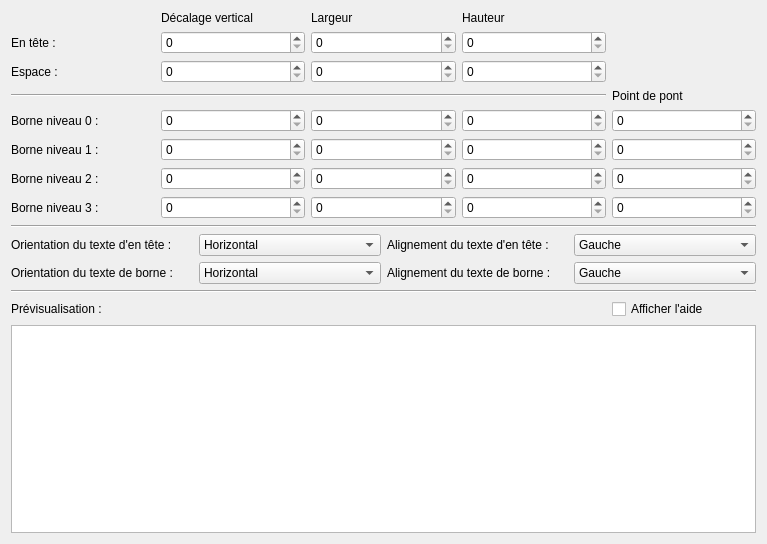
<?xml version="1.0" encoding="UTF-8"?>
<ui version="4.0">
 <class>TerminalStripLayoutEditor</class>
 <widget class="QWidget" name="TerminalStripLayoutEditor">
  <property name="geometry">
   <rect>
    <x>0</x>
    <y>0</y>
    <width>767</width>
    <height>544</height>
   </rect>
  </property>
  <layout class="QGridLayout" name="gridLayout">
   <property name="sizeConstraint">
    <enum>QLayout::SetMaximumSize</enum>
   </property>
   <item row="4" column="0">
    <widget class="QLabel" name="label_7">
     <property name="text">
      <string>Borne niveau 0 :</string>
     </property>
    </widget>
   </item>
   <item row="1" column="0">
    <widget class="QLabel" name="label">
     <property name="text">
      <string>En tête :</string>
     </property>
    </widget>
   </item>
   <item row="3" column="0" colspan="4">
    <widget class="Line" name="line">
     <property name="orientation">
      <enum>Qt::Horizontal</enum>
     </property>
    </widget>
   </item>
   <item row="12" column="0" colspan="5">
    <widget class="QGraphicsView" name="m_graphics_view"/>
   </item>
   <item row="3" column="4">
    <widget class="QLabel" name="label_18">
     <property name="text">
      <string>Point de pont</string>
     </property>
    </widget>
   </item>
   <item row="5" column="1">
    <widget class="QSpinBox" name="m_y_terminal_1_sb">
     <property name="maximum">
      <number>1000</number>
     </property>
    </widget>
   </item>
   <item row="8" column="0" colspan="5">
    <widget class="Line" name="line_5">
     <property name="orientation">
      <enum>Qt::Horizontal</enum>
     </property>
    </widget>
   </item>
   <item row="2" column="3">
    <widget class="QSpinBox" name="m_height_spacer_sb">
     <property name="maximum">
      <number>1000</number>
     </property>
    </widget>
   </item>
   <item row="0" column="1">
    <widget class="QLabel" name="label_3">
     <property name="text">
      <string>Décalage vertical</string>
     </property>
    </widget>
   </item>
   <item row="11" column="4">
    <widget class="QCheckBox" name="m_display_preview_help">
     <property name="text">
      <string>Afficher l'aide</string>
     </property>
    </widget>
   </item>
   <item row="1" column="2">
    <widget class="QSpinBox" name="m_width_header_sb">
     <property name="maximum">
      <number>1000</number>
     </property>
    </widget>
   </item>
   <item row="7" column="3">
    <widget class="QSpinBox" name="m_height_terminal_3_sb">
     <property name="maximum">
      <number>1000</number>
     </property>
    </widget>
   </item>
   <item row="5" column="4">
    <widget class="QSpinBox" name="m_bridge_point_1_sb">
     <property name="maximum">
      <number>1000</number>
     </property>
    </widget>
   </item>
   <item row="0" column="2">
    <widget class="QLabel" name="label_4">
     <property name="text">
      <string>Largeur</string>
     </property>
    </widget>
   </item>
   <item row="6" column="3">
    <widget class="QSpinBox" name="m_height_terminal_2_sb">
     <property name="maximum">
      <number>1000</number>
     </property>
    </widget>
   </item>
   <item row="2" column="1">
    <widget class="QSpinBox" name="m_y_spacer_sb">
     <property name="maximum">
      <number>1000</number>
     </property>
    </widget>
   </item>
   <item row="0" column="3">
    <widget class="QLabel" name="label_5">
     <property name="text">
      <string>Hauteur</string>
     </property>
    </widget>
   </item>
   <item row="11" column="0">
    <widget class="QLabel" name="label_2">
     <property name="text">
      <string>Prévisualisation :</string>
     </property>
    </widget>
   </item>
   <item row="1" column="1">
    <widget class="QSpinBox" name="m_y_header_sb">
     <property name="maximum">
      <number>1000</number>
     </property>
    </widget>
   </item>
   <item row="7" column="1">
    <widget class="QSpinBox" name="m_y_terminal_3_sb">
     <property name="maximum">
      <number>1000</number>
     </property>
    </widget>
   </item>
   <item row="4" column="1">
    <widget class="QSpinBox" name="m_y_terminal_0_sb">
     <property name="maximum">
      <number>1000</number>
     </property>
    </widget>
   </item>
   <item row="2" column="2">
    <widget class="QSpinBox" name="m_width_spacer_sb">
     <property name="maximum">
      <number>1000</number>
     </property>
    </widget>
   </item>
   <item row="6" column="2">
    <widget class="QSpinBox" name="m_width_terminal_2_sb">
     <property name="maximum">
      <number>1000</number>
     </property>
    </widget>
   </item>
   <item row="9" column="0" colspan="5">
    <widget class="QWidget" name="widget" native="true">
     <layout class="QGridLayout" name="gridLayout_2">
      <property name="leftMargin">
       <number>0</number>
      </property>
      <property name="topMargin">
       <number>0</number>
      </property>
      <property name="rightMargin">
       <number>0</number>
      </property>
      <property name="bottomMargin">
       <number>0</number>
      </property>
      <item row="1" column="3">
       <widget class="QComboBox" name="m_terminal_text_alignment_cb">
        <item>
         <property name="text">
          <string>Gauche</string>
         </property>
        </item>
        <item>
         <property name="text">
          <string>Centre</string>
         </property>
        </item>
        <item>
         <property name="text">
          <string>Droite</string>
         </property>
        </item>
       </widget>
      </item>
      <item row="0" column="3">
       <widget class="QComboBox" name="m_header_text_alignment_cb">
        <item>
         <property name="text">
          <string>Gauche</string>
         </property>
        </item>
        <item>
         <property name="text">
          <string>Centre</string>
         </property>
        </item>
        <item>
         <property name="text">
          <string>Droite</string>
         </property>
        </item>
       </widget>
      </item>
      <item row="0" column="2">
       <widget class="QLabel" name="label_15">
        <property name="text">
         <string>Alignement du texte d'en tête :</string>
        </property>
       </widget>
      </item>
      <item row="1" column="2">
       <widget class="QLabel" name="label_17">
        <property name="text">
         <string>Alignement du texte de borne :</string>
        </property>
       </widget>
      </item>
      <item row="1" column="1">
       <widget class="QComboBox" name="m_terminal_text_orientation_cb">
        <item>
         <property name="text">
          <string>Horizontal</string>
         </property>
        </item>
        <item>
         <property name="text">
          <string>Vertical</string>
         </property>
        </item>
       </widget>
      </item>
      <item row="0" column="1">
       <widget class="QComboBox" name="m_header_text_orientation_cb">
        <item>
         <property name="text">
          <string>Horizontal</string>
         </property>
        </item>
        <item>
         <property name="text">
          <string>Vertical</string>
         </property>
        </item>
       </widget>
      </item>
      <item row="1" column="0">
       <widget class="QLabel" name="label_16">
        <property name="text">
         <string>Orientation du texte de borne :</string>
        </property>
       </widget>
      </item>
      <item row="0" column="0">
       <widget class="QLabel" name="label_14">
        <property name="text">
         <string>Orientation du texte d'en tête :</string>
        </property>
       </widget>
      </item>
     </layout>
    </widget>
   </item>
   <item row="1" column="3">
    <widget class="QSpinBox" name="m_height_header_sb">
     <property name="maximum">
      <number>1000</number>
     </property>
    </widget>
   </item>
   <item row="6" column="0">
    <widget class="QLabel" name="label_9">
     <property name="text">
      <string>Borne niveau 2 :</string>
     </property>
    </widget>
   </item>
   <item row="4" column="2">
    <widget class="QSpinBox" name="m_width_terminal_0_sb">
     <property name="maximum">
      <number>1000</number>
     </property>
    </widget>
   </item>
   <item row="2" column="0">
    <widget class="QLabel" name="label_6">
     <property name="text">
      <string>Espace :</string>
     </property>
    </widget>
   </item>
   <item row="7" column="2">
    <widget class="QSpinBox" name="m_width_terminal_3_sb">
     <property name="maximum">
      <number>1000</number>
     </property>
    </widget>
   </item>
   <item row="6" column="1">
    <widget class="QSpinBox" name="m_y_terminal_2_sb">
     <property name="maximum">
      <number>1000</number>
     </property>
    </widget>
   </item>
   <item row="6" column="4">
    <widget class="QSpinBox" name="m_bridge_point_2_sb">
     <property name="maximum">
      <number>1000</number>
     </property>
    </widget>
   </item>
   <item row="7" column="4">
    <widget class="QSpinBox" name="m_bridge_point_3_sb">
     <property name="maximum">
      <number>1000</number>
     </property>
    </widget>
   </item>
   <item row="5" column="2">
    <widget class="QSpinBox" name="m_width_terminal_1_sb">
     <property name="maximum">
      <number>1000</number>
     </property>
    </widget>
   </item>
   <item row="4" column="3">
    <widget class="QSpinBox" name="m_height_terminal_0_sb">
     <property name="maximum">
      <number>1000</number>
     </property>
    </widget>
   </item>
   <item row="5" column="3">
    <widget class="QSpinBox" name="m_height_terminal_1_sb">
     <property name="maximum">
      <number>1000</number>
     </property>
    </widget>
   </item>
   <item row="7" column="0">
    <widget class="QLabel" name="label_10">
     <property name="text">
      <string>Borne niveau 3 :</string>
     </property>
    </widget>
   </item>
   <item row="4" column="4">
    <widget class="QSpinBox" name="m_bridge_point_0_sb">
     <property name="maximum">
      <number>1000</number>
     </property>
    </widget>
   </item>
   <item row="5" column="0">
    <widget class="QLabel" name="label_8">
     <property name="text">
      <string>Borne niveau 1 :</string>
     </property>
    </widget>
   </item>
   <item row="10" column="0" colspan="5">
    <widget class="Line" name="line_2">
     <property name="orientation">
      <enum>Qt::Horizontal</enum>
     </property>
    </widget>
   </item>
  </layout>
 </widget>
 <resources/>
 <connections>
  <connection>
   <sender>m_y_header_sb</sender>
   <signal>valueChanged(int)</signal>
   <receiver>TerminalStripLayoutEditor</receiver>
   <slot>valueEdited()</slot>
   <hints>
    <hint type="sourcelabel">
     <x>167</x>
     <y>43</y>
    </hint>
    <hint type="destinationlabel">
     <x>276</x>
     <y>155</y>
    </hint>
   </hints>
  </connection>
  <connection>
   <sender>m_y_terminal_1_sb</sender>
   <signal>valueChanged(int)</signal>
   <receiver>TerminalStripLayoutEditor</receiver>
   <slot>valueEdited()</slot>
   <hints>
    <hint type="sourcelabel">
     <x>167</x>
     <y>158</y>
    </hint>
    <hint type="destinationlabel">
     <x>276</x>
     <y>155</y>
    </hint>
   </hints>
  </connection>
  <connection>
   <sender>m_bridge_point_0_sb</sender>
   <signal>valueChanged(int)</signal>
   <receiver>TerminalStripLayoutEditor</receiver>
   <slot>valueEdited()</slot>
   <hints>
    <hint type="sourcelabel">
     <x>492</x>
     <y>127</y>
    </hint>
    <hint type="destinationlabel">
     <x>276</x>
     <y>155</y>
    </hint>
   </hints>
  </connection>
  <connection>
   <sender>m_height_terminal_0_sb</sender>
   <signal>valueChanged(int)</signal>
   <receiver>TerminalStripLayoutEditor</receiver>
   <slot>valueEdited()</slot>
   <hints>
    <hint type="sourcelabel">
     <x>384</x>
     <y>127</y>
    </hint>
    <hint type="destinationlabel">
     <x>276</x>
     <y>155</y>
    </hint>
   </hints>
  </connection>
  <connection>
   <sender>m_width_terminal_0_sb</sender>
   <signal>valueChanged(int)</signal>
   <receiver>TerminalStripLayoutEditor</receiver>
   <slot>valueEdited()</slot>
   <hints>
    <hint type="sourcelabel">
     <x>276</x>
     <y>127</y>
    </hint>
    <hint type="destinationlabel">
     <x>276</x>
     <y>155</y>
    </hint>
   </hints>
  </connection>
  <connection>
   <sender>m_y_terminal_0_sb</sender>
   <signal>valueChanged(int)</signal>
   <receiver>TerminalStripLayoutEditor</receiver>
   <slot>valueEdited()</slot>
   <hints>
    <hint type="sourcelabel">
     <x>167</x>
     <y>127</y>
    </hint>
    <hint type="destinationlabel">
     <x>276</x>
     <y>155</y>
    </hint>
   </hints>
  </connection>
  <connection>
   <sender>m_height_spacer_sb</sender>
   <signal>valueChanged(int)</signal>
   <receiver>TerminalStripLayoutEditor</receiver>
   <slot>valueEdited()</slot>
   <hints>
    <hint type="sourcelabel">
     <x>384</x>
     <y>74</y>
    </hint>
    <hint type="destinationlabel">
     <x>276</x>
     <y>155</y>
    </hint>
   </hints>
  </connection>
  <connection>
   <sender>m_height_header_sb</sender>
   <signal>valueChanged(int)</signal>
   <receiver>TerminalStripLayoutEditor</receiver>
   <slot>valueEdited()</slot>
   <hints>
    <hint type="sourcelabel">
     <x>384</x>
     <y>43</y>
    </hint>
    <hint type="destinationlabel">
     <x>276</x>
     <y>155</y>
    </hint>
   </hints>
  </connection>
  <connection>
   <sender>m_y_spacer_sb</sender>
   <signal>valueChanged(int)</signal>
   <receiver>TerminalStripLayoutEditor</receiver>
   <slot>valueEdited()</slot>
   <hints>
    <hint type="sourcelabel">
     <x>167</x>
     <y>74</y>
    </hint>
    <hint type="destinationlabel">
     <x>276</x>
     <y>155</y>
    </hint>
   </hints>
  </connection>
  <connection>
   <sender>m_width_spacer_sb</sender>
   <signal>valueChanged(int)</signal>
   <receiver>TerminalStripLayoutEditor</receiver>
   <slot>valueEdited()</slot>
   <hints>
    <hint type="sourcelabel">
     <x>276</x>
     <y>74</y>
    </hint>
    <hint type="destinationlabel">
     <x>276</x>
     <y>155</y>
    </hint>
   </hints>
  </connection>
  <connection>
   <sender>m_width_header_sb</sender>
   <signal>valueChanged(int)</signal>
   <receiver>TerminalStripLayoutEditor</receiver>
   <slot>valueEdited()</slot>
   <hints>
    <hint type="sourcelabel">
     <x>276</x>
     <y>43</y>
    </hint>
    <hint type="destinationlabel">
     <x>276</x>
     <y>155</y>
    </hint>
   </hints>
  </connection>
  <connection>
   <sender>m_y_terminal_2_sb</sender>
   <signal>valueChanged(int)</signal>
   <receiver>TerminalStripLayoutEditor</receiver>
   <slot>valueEdited()</slot>
   <hints>
    <hint type="sourcelabel">
     <x>167</x>
     <y>189</y>
    </hint>
    <hint type="destinationlabel">
     <x>276</x>
     <y>155</y>
    </hint>
   </hints>
  </connection>
  <connection>
   <sender>m_y_terminal_3_sb</sender>
   <signal>valueChanged(int)</signal>
   <receiver>TerminalStripLayoutEditor</receiver>
   <slot>valueEdited()</slot>
   <hints>
    <hint type="sourcelabel">
     <x>167</x>
     <y>220</y>
    </hint>
    <hint type="destinationlabel">
     <x>276</x>
     <y>155</y>
    </hint>
   </hints>
  </connection>
  <connection>
   <sender>m_width_terminal_1_sb</sender>
   <signal>valueChanged(int)</signal>
   <receiver>TerminalStripLayoutEditor</receiver>
   <slot>valueEdited()</slot>
   <hints>
    <hint type="sourcelabel">
     <x>276</x>
     <y>158</y>
    </hint>
    <hint type="destinationlabel">
     <x>276</x>
     <y>155</y>
    </hint>
   </hints>
  </connection>
  <connection>
   <sender>m_width_terminal_2_sb</sender>
   <signal>valueChanged(int)</signal>
   <receiver>TerminalStripLayoutEditor</receiver>
   <slot>valueEdited()</slot>
   <hints>
    <hint type="sourcelabel">
     <x>276</x>
     <y>189</y>
    </hint>
    <hint type="destinationlabel">
     <x>276</x>
     <y>155</y>
    </hint>
   </hints>
  </connection>
  <connection>
   <sender>m_width_terminal_3_sb</sender>
   <signal>valueChanged(int)</signal>
   <receiver>TerminalStripLayoutEditor</receiver>
   <slot>valueEdited()</slot>
   <hints>
    <hint type="sourcelabel">
     <x>276</x>
     <y>220</y>
    </hint>
    <hint type="destinationlabel">
     <x>276</x>
     <y>155</y>
    </hint>
   </hints>
  </connection>
  <connection>
   <sender>m_height_terminal_1_sb</sender>
   <signal>valueChanged(int)</signal>
   <receiver>TerminalStripLayoutEditor</receiver>
   <slot>valueEdited()</slot>
   <hints>
    <hint type="sourcelabel">
     <x>384</x>
     <y>158</y>
    </hint>
    <hint type="destinationlabel">
     <x>276</x>
     <y>155</y>
    </hint>
   </hints>
  </connection>
  <connection>
   <sender>m_height_terminal_2_sb</sender>
   <signal>valueChanged(int)</signal>
   <receiver>TerminalStripLayoutEditor</receiver>
   <slot>valueEdited()</slot>
   <hints>
    <hint type="sourcelabel">
     <x>384</x>
     <y>189</y>
    </hint>
    <hint type="destinationlabel">
     <x>276</x>
     <y>155</y>
    </hint>
   </hints>
  </connection>
  <connection>
   <sender>m_height_terminal_3_sb</sender>
   <signal>valueChanged(int)</signal>
   <receiver>TerminalStripLayoutEditor</receiver>
   <slot>valueEdited()</slot>
   <hints>
    <hint type="sourcelabel">
     <x>384</x>
     <y>220</y>
    </hint>
    <hint type="destinationlabel">
     <x>276</x>
     <y>155</y>
    </hint>
   </hints>
  </connection>
  <connection>
   <sender>m_bridge_point_1_sb</sender>
   <signal>valueChanged(int)</signal>
   <receiver>TerminalStripLayoutEditor</receiver>
   <slot>valueEdited()</slot>
   <hints>
    <hint type="sourcelabel">
     <x>492</x>
     <y>158</y>
    </hint>
    <hint type="destinationlabel">
     <x>276</x>
     <y>155</y>
    </hint>
   </hints>
  </connection>
  <connection>
   <sender>m_bridge_point_3_sb</sender>
   <signal>valueChanged(int)</signal>
   <receiver>TerminalStripLayoutEditor</receiver>
   <slot>valueEdited()</slot>
   <hints>
    <hint type="sourcelabel">
     <x>492</x>
     <y>220</y>
    </hint>
    <hint type="destinationlabel">
     <x>276</x>
     <y>155</y>
    </hint>
   </hints>
  </connection>
  <connection>
   <sender>m_bridge_point_2_sb</sender>
   <signal>valueChanged(int)</signal>
   <receiver>TerminalStripLayoutEditor</receiver>
   <slot>valueEdited()</slot>
   <hints>
    <hint type="sourcelabel">
     <x>492</x>
     <y>189</y>
    </hint>
    <hint type="destinationlabel">
     <x>276</x>
     <y>155</y>
    </hint>
   </hints>
  </connection>
  <connection>
   <sender>m_header_text_alignment_cb</sender>
   <signal>currentIndexChanged(int)</signal>
   <receiver>TerminalStripLayoutEditor</receiver>
   <slot>valueEdited()</slot>
   <hints>
    <hint type="sourcelabel">
     <x>506</x>
     <y>259</y>
    </hint>
    <hint type="destinationlabel">
     <x>276</x>
     <y>155</y>
    </hint>
   </hints>
  </connection>
  <connection>
   <sender>m_header_text_orientation_cb</sender>
   <signal>currentIndexChanged(int)</signal>
   <receiver>TerminalStripLayoutEditor</receiver>
   <slot>valueEdited()</slot>
   <hints>
    <hint type="sourcelabel">
     <x>235</x>
     <y>259</y>
    </hint>
    <hint type="destinationlabel">
     <x>276</x>
     <y>155</y>
    </hint>
   </hints>
  </connection>
  <connection>
   <sender>m_terminal_text_alignment_cb</sender>
   <signal>currentIndexChanged(int)</signal>
   <receiver>TerminalStripLayoutEditor</receiver>
   <slot>valueEdited()</slot>
   <hints>
    <hint type="sourcelabel">
     <x>506</x>
     <y>289</y>
    </hint>
    <hint type="destinationlabel">
     <x>276</x>
     <y>155</y>
    </hint>
   </hints>
  </connection>
  <connection>
   <sender>m_terminal_text_orientation_cb</sender>
   <signal>currentIndexChanged(int)</signal>
   <receiver>TerminalStripLayoutEditor</receiver>
   <slot>valueEdited()</slot>
   <hints>
    <hint type="sourcelabel">
     <x>235</x>
     <y>289</y>
    </hint>
    <hint type="destinationlabel">
     <x>276</x>
     <y>155</y>
    </hint>
   </hints>
  </connection>
 </connections>
 <slots>
  <slot>valueEdited()</slot>
 </slots>
</ui>
